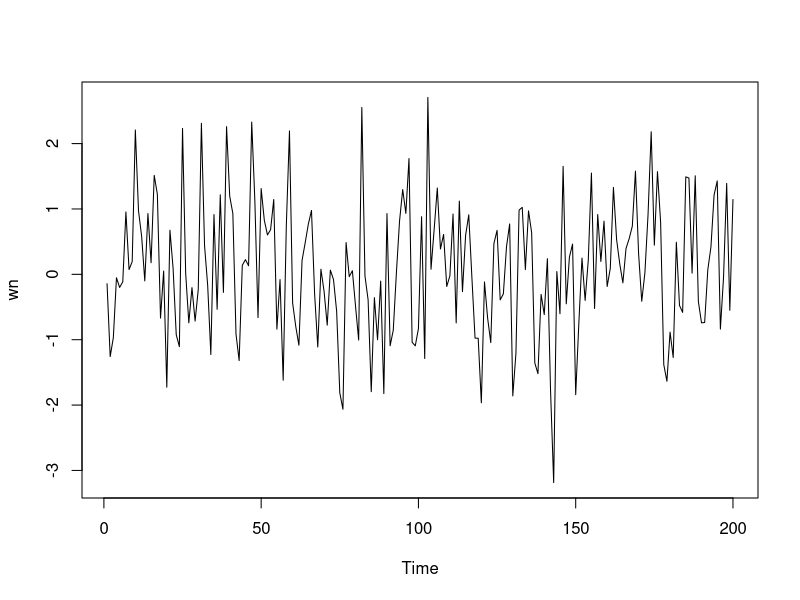
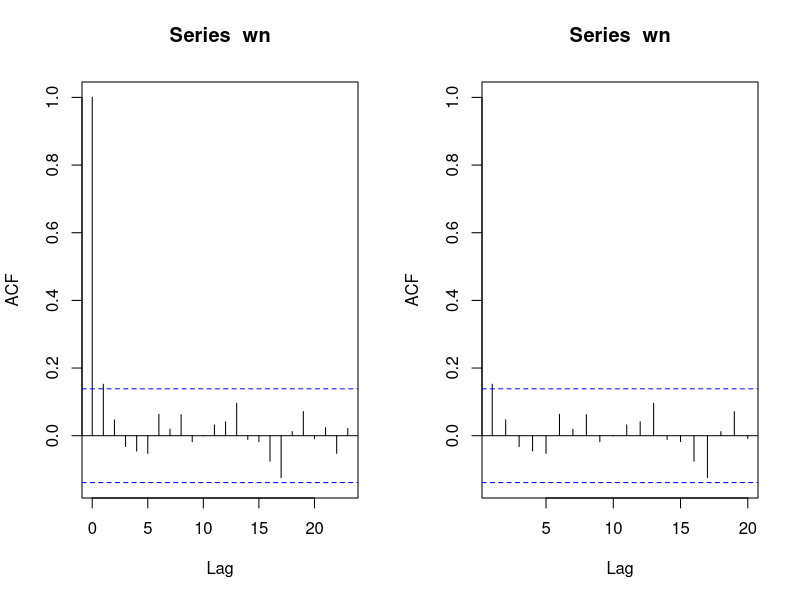
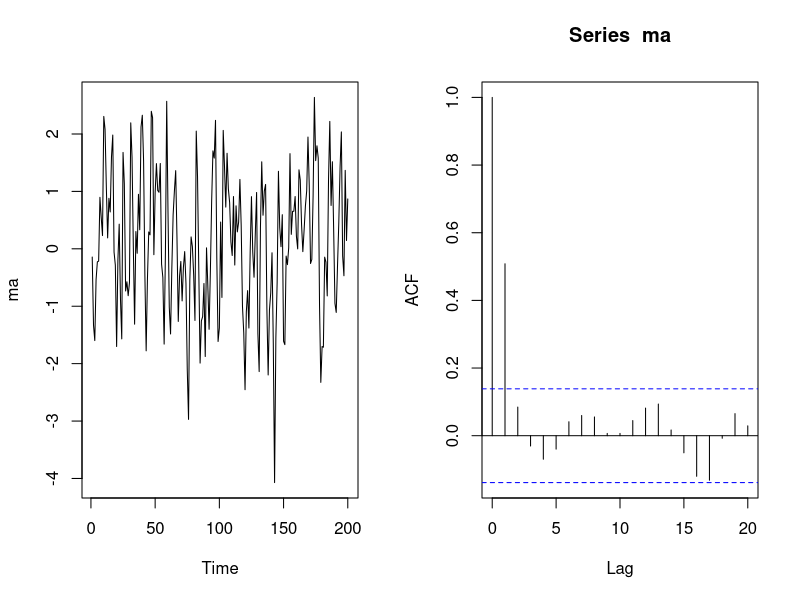
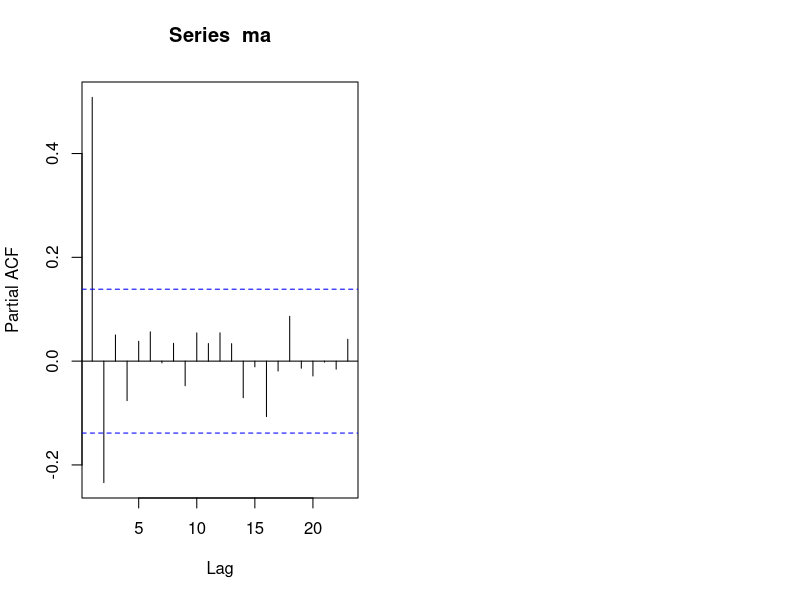

The R script that drew these images, in order: (Note: this script raises an error after producing the figures.)
## ---- chunk 1
knitr::opts_chunk$set(echo = TRUE)
## ---- chunk 2
wn <- rnorm(200)
ts.plot(wn)
## ---- chunk 3
par(mfrow = c(1, 2)) 
acf(wn)
acf(wn, xlim = c(1, 20))
## ---- chunk 4
set.seed(1234)
ma <- wn[1]
## ---- chunk 5
for(i in 2:200){
   ma[i] <- wn[i] + 0.5 * wn[i - 1] 
}
ma
## ---- chunk 6
ts.plot(ma)
## ---- chunk 7
acf(ma,lag.max = 20)
## ---- chunk 8
pacf(ma)
## ---- chunk 9
eacf(ma)
## ---- chunk 10
#Yt
yt_ma <- ma[-1]
yt_ma
#Yt-1
yt_1_ma <- ma[-200]
yt_1_ma
## ---- chunk 11
plot(y=yt_ma,x=yt_1_ma)
## ---- chunk 12
cor(yt_ma,yt_1_ma)
## ---- chunk 13

## ---- chunk 14
set.seed(30)
coefs <- c(0.3, 0.5, 0.2)
e <- c(1, 2, 3)

coefs %*% e
## ---- chunk 15
coefs * e
sum(coefs * e)
## ---- chunk 16
arma.sim <- function(n, macoef, arcoef){
  manum <- length(macoef)
  arnum <- length(arcoef)
  stopifnot(manum < n & arnum < n)
  
  wn <- rnorm(n, sd = 0.5)
  init <- max(manum, arnum)

  arma <- wn[1:init]
  for(i in {init+1}:n){
   mastart <- i - manum
   maend <- i-1
   arstart <- i - arnum
   arend <- i-1
   arma[i] <- sum(arcoef * arma[arstart:arend]) + sum(macoef * wn[mastart:maend])  + wn[i]
   }
  return(arma)
}
## ---- chunk 17
# beberapa contoh pembangkitan melalui fungsi

ma3 <- arma.sim(1000, c(0.4, 0.6,0.4), 0)
ar2 <- arma.sim(1000, 0, c(0.3, 0.6))

par(mfrow = c(2, 2))
acf(ma3)
pacf(ma3)
acf(ar2)
pacf(ar2)
## ---- chunk 18
#contoh untuk ARMA
arma22 <- arma.sim(2000, c(0.3, 0.4), c(0.3,0.4))

arma22 |> arima(c(2,0,2))
